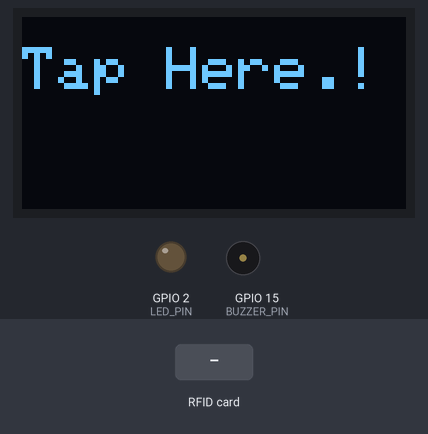
The sketch below on a simulated ESP32. On the bench: 128×64 one-colour display, output pins drawn as LEDs (lit = HIGH), buzzer (waves = sounding). Inputs (shaded band) come from the test bench. What the sketch prints to the serial monitor is not drawn.

Above: at 1.2 s.
1.3 s: RFID card 5E 7A 19 C4 held to the reader
At 1.7 s:
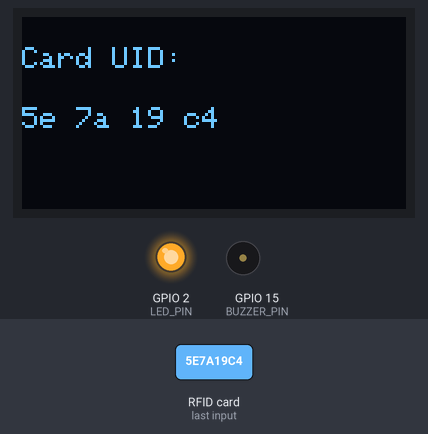
At 2.3 s:
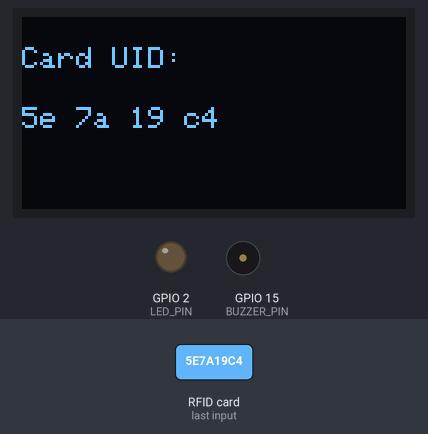
Timing chart, 0 to 4.3 s (numbered marks = the images above; inputs shaded):
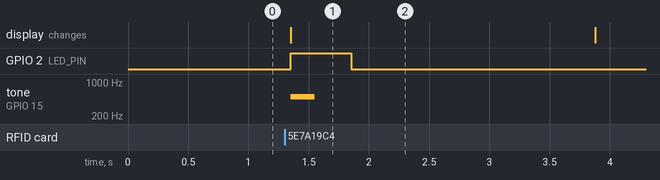

Measured:
- after the input at 1.3 s, GPIO 2 (LED_PIN): LOW → HIGH after 0.05 s, → LOW 0.50 s later; tone on GPIO 15 (BUZZER_PIN): silent → 500 Hz after 0.05 s, → silent 0.20 s later; the display: changes after 0.05 s (image 1)

The sketch:

project-rfid-oled-buzzer-esp32-configure.ino
```cpp
#include <Wire.h>
#include <SPI.h>
#include <MFRC522.h>
#include <Adafruit_GFX.h>
#include <Adafruit_SSD1306.h>

// OLED Display Settings
#define OLED_WIDTH 128
#define OLED_HEIGHT 64
#define OLED_RESET -1
Adafruit_SSD1306 display(OLED_WIDTH, OLED_HEIGHT, &Wire, OLED_RESET);

// RFID RC522 Settings (Use GPIO numbers instead of 'D' prefix)
#define SS_PIN 5      // SDA (CS) pin
#define RST_PIN 4     // Reset pin
MFRC522 mfrc522(SS_PIN, RST_PIN);

// LED Pin (using GPIO 2, change if using a different pin)
#define LED_PIN 2

// Buzzer Pin (connected to GPIO 15, change if using another pin)
#define BUZZER_PIN 15

void setup() {
  Serial.begin(115200);

  // Initialize OLED Display
  if (!display.begin(SSD1306_SWITCHCAPVCC, 0x3C)) {
    Serial.println(F("SSD1306 allocation failed"));
    while (1);
  }
  // Initialize SPI and RFID
  SPI.begin();
  mfrc522.PCD_Init();

  // Initialize LED and Buzzer Pins
  pinMode(LED_PIN, OUTPUT);
  pinMode(BUZZER_PIN, OUTPUT);
  digitalWrite(LED_PIN, LOW);  // Ensure the LED is off initially
  digitalWrite(BUZZER_PIN, LOW);  // Ensure the buzzer is off initially
}

void loop() {
  // Showing ready text
  display.clearDisplay();
  display.setTextSize(2);
  display.setTextColor(WHITE);
  display.setCursor(0, 10);
  display.println("Tap Here.!");
  display.display();
  display.clearDisplay();

  // Check for a new RFID card
  if (!mfrc522.PICC_IsNewCardPresent()) {
    return;
  }
  if (!mfrc522.PICC_ReadCardSerial()) {
    return;
  }

  Serial.print("Card UID: ");
  display.setTextSize(1);
  display.clearDisplay();
  display.setCursor(0, 10);
  display.println("Card UID:");

  // Read and print UID
  String uidStr = "";
  for (byte i = 0; i < mfrc522.uid.size; i++) {
    uidStr += String(mfrc522.uid.uidByte[i], HEX) + " ";
  }

  Serial.println(uidStr);
  display.setTextSize(1);
  display.setCursor(0, 30);
  display.println(uidStr);
  display.display();

  // Turn on the LED for 500ms
  digitalWrite(LED_PIN, HIGH);  // Turn the LED on
  tone(BUZZER_PIN, 500, 200); // Emit beep for 200ms at 1000Hz
  delay(500);                   // Wait for 500ms
  digitalWrite(LED_PIN, LOW);   // Turn the LED off

  delay(2000);  // Delay before the next scan
}
```
